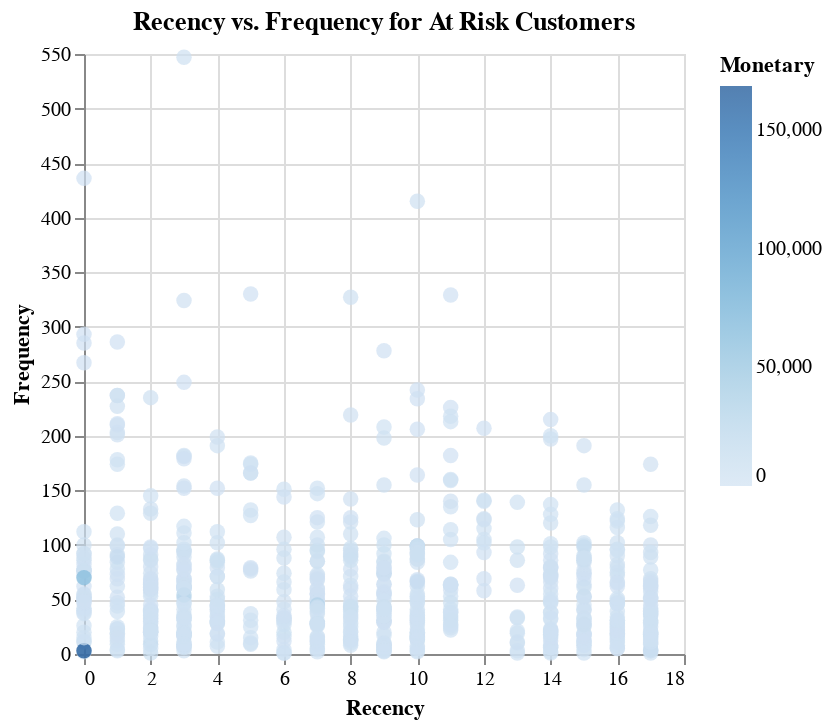

The notebook cell saved with this chart:
### Markdown cell above
### Recency vs. Frequency

### Code cell
recency_frequency_chart = alt.Chart(risk_customer_df).mark_circle(size=60).encode(
    x='Recency',
    y='Frequency',
    color='Monetary',
    tooltip=['CustomerID', 'Recency', 'Frequency', 'Monetary']
).properties(
    title='Recency vs. Frequency for At Risk Customers'
)
recency_frequency_chart.show()

### Figure 1 — Vega-Lite specification as saved in the notebook (floating-point values rounded to 4 significant figures; data arrays with more than 128 entries replaced by an {"elided": "..."} marker saying what was removed)
{"config": {"view": {"continuousWidth": 300, "continuousHeight": 300}}, "data": {"name": "data-188a370090842eccf9a97abf8a75f26d"}, "mark": {"type": "circle", "size": 60}, "encoding": {"color": {"field": "Monetary", "type": "quantitative"}, "tooltip": [{"field": "CustomerID", "type": "quantitative"}, {"field": "Recency", "type": "quantitative"}, {"field": "Frequency", "type": "quantitative"}, {"field": "Monetary", "type": "quantitative"}], "x": {"field": "Recency", "type": "quantitative"}, "y": {"field": "Frequency", "type": "quantitative"}}, "title": "Recency vs. Frequency for At Risk Customers", "$schema": "https://vega.github.io/schema/vega-lite/v5.20.1.json", "datasets": {"data-188a370090842eccf9a97abf8a75f26d": {"elided": "634 records"}}}
